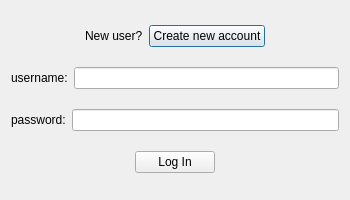
<?xml version="1.0" encoding="UTF-8"?>
<ui version="4.0">
 <class>Dialog</class>
 <widget class="QDialog" name="Dialog">
  <property name="geometry">
   <rect>
    <x>0</x>
    <y>0</y>
    <width>350</width>
    <height>200</height>
   </rect>
  </property>
  <property name="sizePolicy">
   <sizepolicy hsizetype="Fixed" vsizetype="Fixed">
    <horstretch>0</horstretch>
    <verstretch>0</verstretch>
   </sizepolicy>
  </property>
  <property name="minimumSize">
   <size>
    <width>350</width>
    <height>200</height>
   </size>
  </property>
  <property name="maximumSize">
   <size>
    <width>350</width>
    <height>200</height>
   </size>
  </property>
  <property name="windowTitle">
   <string>Login</string>
  </property>
  <layout class="QVBoxLayout" name="verticalLayout">
   <item>
    <layout class="QHBoxLayout" name="horizontalLayout">
     <item>
      <spacer name="horizontalSpacer_4">
       <property name="orientation">
        <enum>Qt::Horizontal</enum>
       </property>
       <property name="sizeHint" stdset="0">
        <size>
         <width>40</width>
         <height>20</height>
        </size>
       </property>
      </spacer>
     </item>
     <item>
      <widget class="QLabel" name="new_user_label">
       <property name="sizePolicy">
        <sizepolicy hsizetype="Preferred" vsizetype="Fixed">
         <horstretch>0</horstretch>
         <verstretch>0</verstretch>
        </sizepolicy>
       </property>
       <property name="text">
        <string>New user?</string>
       </property>
      </widget>
     </item>
     <item>
      <widget class="QPushButton" name="create_account_button">
       <property name="text">
        <string>Create new account</string>
       </property>
      </widget>
     </item>
     <item>
      <spacer name="horizontalSpacer_3">
       <property name="orientation">
        <enum>Qt::Horizontal</enum>
       </property>
       <property name="sizeHint" stdset="0">
        <size>
         <width>40</width>
         <height>20</height>
        </size>
       </property>
      </spacer>
     </item>
    </layout>
   </item>
   <item>
    <layout class="QHBoxLayout" name="horizontalLayout_2">
     <item>
      <widget class="QLabel" name="username_label">
       <property name="sizePolicy">
        <sizepolicy hsizetype="Preferred" vsizetype="Fixed">
         <horstretch>0</horstretch>
         <verstretch>0</verstretch>
        </sizepolicy>
       </property>
       <property name="text">
        <string>username:</string>
       </property>
      </widget>
     </item>
     <item>
      <widget class="QLineEdit" name="username_line">
       <property name="sizePolicy">
        <sizepolicy hsizetype="Expanding" vsizetype="Fixed">
         <horstretch>0</horstretch>
         <verstretch>0</verstretch>
        </sizepolicy>
       </property>
      </widget>
     </item>
    </layout>
   </item>
   <item>
    <layout class="QHBoxLayout" name="horizontalLayout_3">
     <item>
      <widget class="QLabel" name="password_label">
       <property name="sizePolicy">
        <sizepolicy hsizetype="Preferred" vsizetype="Fixed">
         <horstretch>0</horstretch>
         <verstretch>0</verstretch>
        </sizepolicy>
       </property>
       <property name="text">
        <string>password:</string>
       </property>
      </widget>
     </item>
     <item>
      <widget class="QLineEdit" name="password_line">
       <property name="sizePolicy">
        <sizepolicy hsizetype="Expanding" vsizetype="Fixed">
         <horstretch>0</horstretch>
         <verstretch>0</verstretch>
        </sizepolicy>
       </property>
      </widget>
     </item>
    </layout>
   </item>
   <item>
    <layout class="QHBoxLayout" name="horizontalLayout_4">
     <item>
      <spacer name="horizontalSpacer">
       <property name="orientation">
        <enum>Qt::Horizontal</enum>
       </property>
       <property name="sizeHint" stdset="0">
        <size>
         <width>40</width>
         <height>20</height>
        </size>
       </property>
      </spacer>
     </item>
     <item>
      <widget class="QPushButton" name="login_button">
       <property name="text">
        <string>Log In</string>
       </property>
      </widget>
     </item>
     <item>
      <spacer name="horizontalSpacer_2">
       <property name="orientation">
        <enum>Qt::Horizontal</enum>
       </property>
       <property name="sizeHint" stdset="0">
        <size>
         <width>40</width>
         <height>20</height>
        </size>
       </property>
      </spacer>
     </item>
    </layout>
   </item>
  </layout>
 </widget>
 <resources/>
 <connections/>
</ui>
